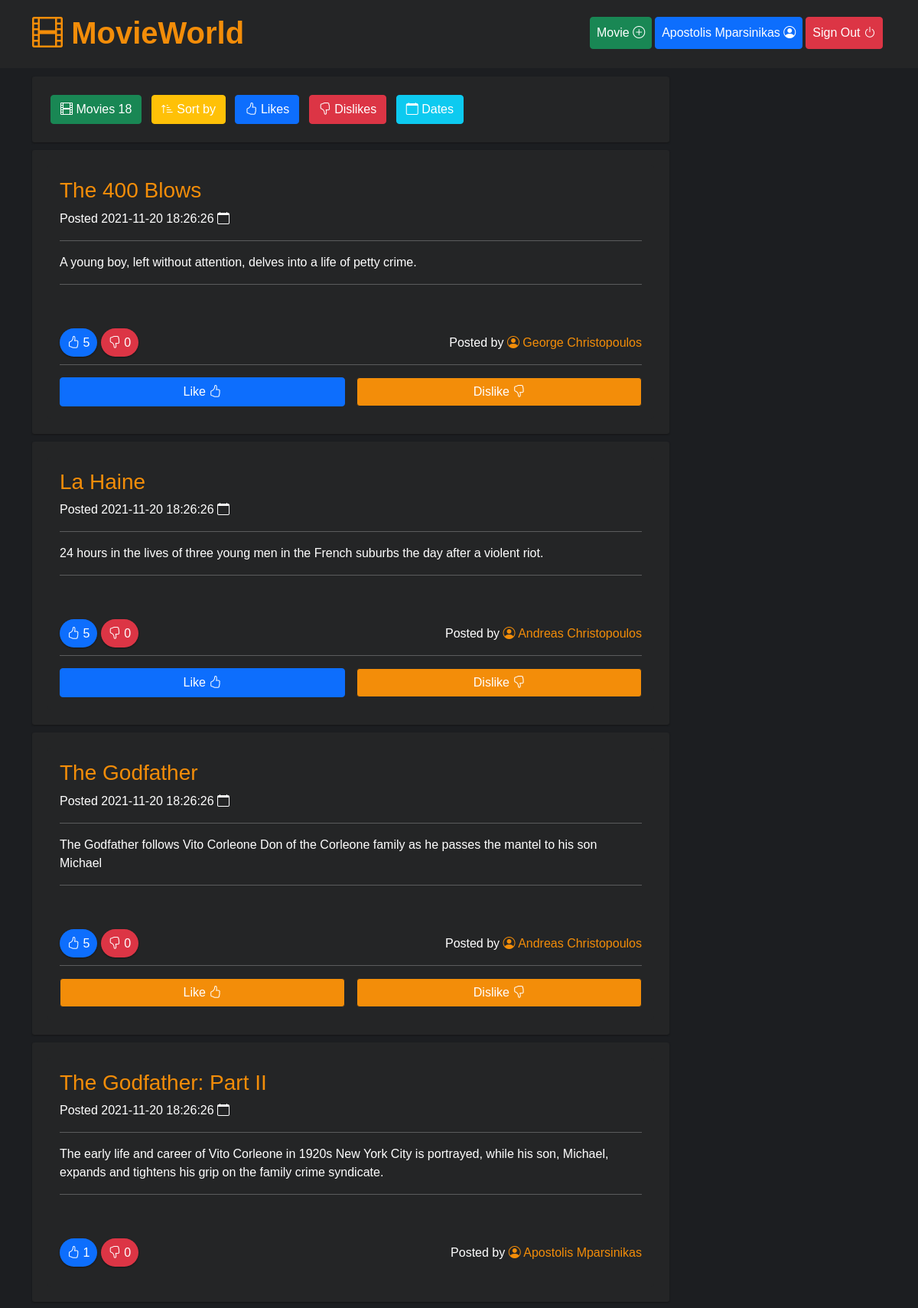
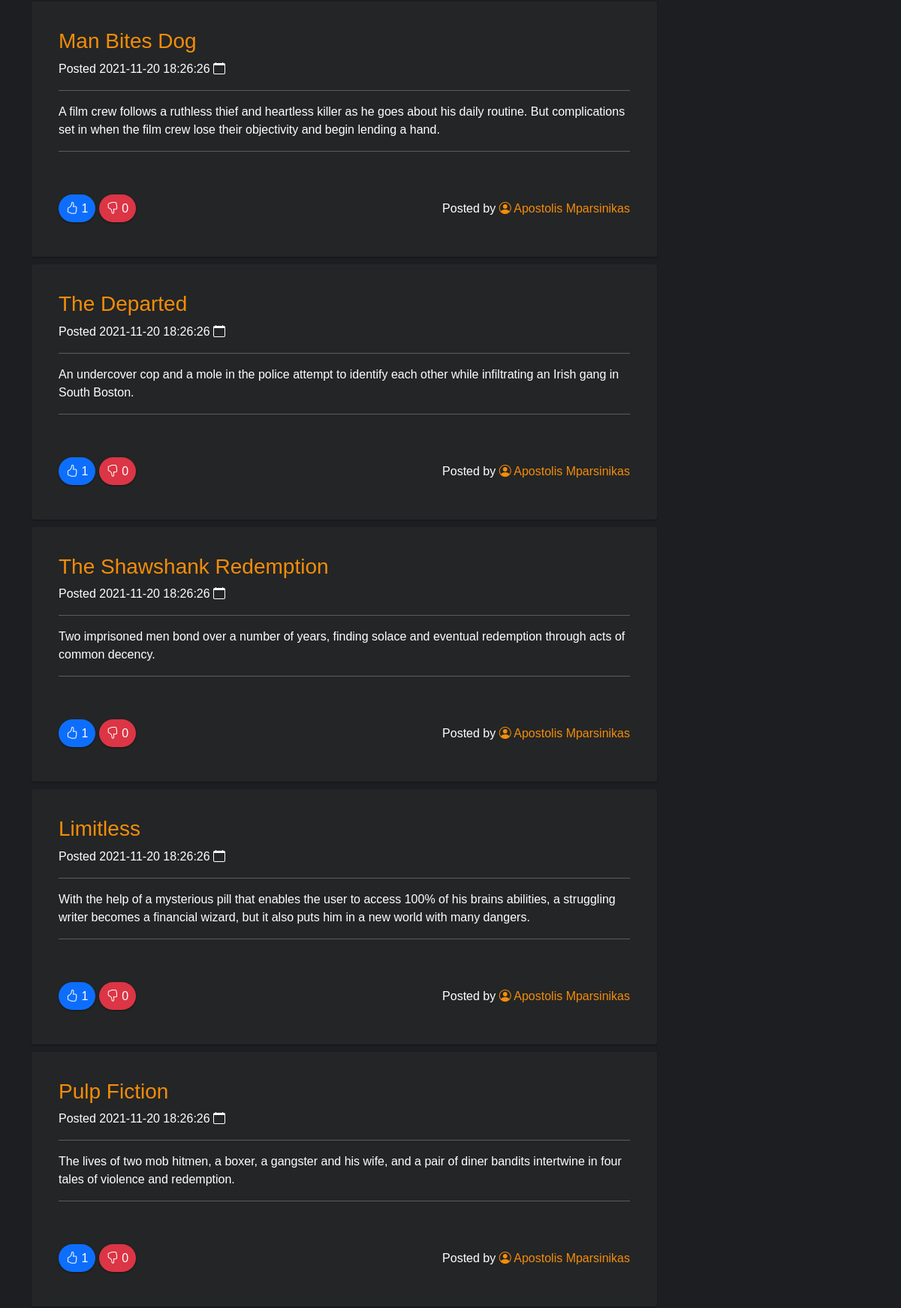
Screenshot of /app/public/index.php?sort=likes (signed in, upper part) with the database file from the repository (2 pictures, top to bottom).
### tables this page shows
CREATE TABLE `ratings` (
	`id` INT NOT NULL AUTO_INCREMENT,
	`rating` INT NOT NULL,
	`user_id` INT NOT NULL,
	`movie_id` INT NOT NULL,
	`created` DATETIME DEFAULT CURRENT_TIMESTAMP,
	`updated` DATETIME DEFAULT CURRENT_TIMESTAMP,
    FOREIGN KEY (user_id) REFERENCES users (id) ON DELETE CASCADE ON UPDATE CASCADE,
    FOREIGN KEY (movie_id) REFERENCES movies (id) ON DELETE CASCADE ON UPDATE CASCADE,
	PRIMARY KEY (`id`)
);

CREATE TABLE `movies` (
	`id` INT NOT NULL AUTO_INCREMENT,
	`title` VARCHAR(240) NOT NULL,
	`description` VARCHAR(240) NOT NULL,
    `user_id` INT NOT NULL,
	`created` DATETIME DEFAULT CURRENT_TIMESTAMP,
	`updated` DATETIME DEFAULT CURRENT_TIMESTAMP,
    FOREIGN KEY (user_id) REFERENCES users (id) ON DELETE CASCADE ON UPDATE CASCADE,
	PRIMARY KEY (`id`)
);

### app/public/index.php (the view, shortened to what this page needs)
<?php
require_once "config.php";
if ($_SESSION && $_SESSION["loggedin"] === true) {
  $userId = $_SESSION['id'];
}
$sort = $_GET["sort"] ?? null;
if ($sort === "likes") {
  $sql_movies = "SELECT * FROM movies INNER JOIN ratings ON movies.id = ratings.movie_id WHERE ratings.rating != 0 GROUP BY movies.id ORDER BY ratings.movie_id ASC";
} elseif ($sort === "dislikes") {
  $sql_movies = "SELECT * FROM movies INNER JOIN ratings ON movies.id = ratings.movie_id WHERE ratings.rating != 0 GROUP BY movies.id ORDER BY ratings.movie_id DESC";
} else {
  $sql_movies = 'SELECT * FROM movies ORDER BY updated DESC';
}
$sql_users = 'SELECT id, fullname, username FROM users';
$sql_total_movies = 'SELECT COUNT(*) FROM movies';
$total_movies = $pdo->query($sql_total_movies)->fetchColumn();
$usernames = array();
foreach ($pdo->query($sql_users) as $row) {
  $usernames[$row['id']] = $row['fullname'];
}
include 'header.php';
?>
<main>
  <div class="container">
    <div class="row g-3">
      <div class="col-lg-9 col-12">
        <div class="movies-info">
          <button class="btn btn-success m-1" onclick="(e)=>e.preventDefault();"><i class="bi bi-film"></i> Movies <?php print $total_movies ?></button>
          <button class="btn btn-warning m-1 text-white" onclick="(e)=>e.preventDefault();"><i class="bi bi-sort-up-alt"></i> Sort by</button>
          <a class="btn btn-primary m-1" href="index.php?sort=likes"><i class="bi bi-hand-thumbs-up"></i> Likes</a>
          <a class="btn btn-danger m-1" href="index.php?sort=dislikes"><i class="bi bi-hand-thumbs-down"></i> Dislikes</a>
          <a class="btn btn-info text-white m-1" href="/"><i class="bi bi-calendar"></i> Dates</a>
        </div>
        <?php
        foreach ($pdo->query($sql_movies) as $row) {
          if ($sort === "likes" || $sort === "dislikes") {
            $sql_likes = 'SELECT COUNT(*) FROM ratings WHERE movie_id=' . $row['movie_id'] . ' AND rating = 1';
            $sql_dislikes = 'SELECT COUNT(*) FROM ratings WHERE movie_id=' . $row['movie_id'] . ' AND rating = -1';
          } else {
            $sql_likes = 'SELECT COUNT(*) FROM ratings WHERE movie_id=' . $row['id'] . ' AND rating = 1';
            $sql_dislikes = 'SELECT COUNT(*) FROM ratings WHERE movie_id=' . $row['id'] . ' AND rating = -1';
          }
          try {
            $likes = $pdo->query($sql_likes)->fetchColumn();
          } catch (PDOException $e) {
            $likes = 0;
          }
          try {
            $dislikes = $pdo->query($sql_dislikes)->fetchColumn();
          } catch (PDOException $e) {
            $dislikes = 0;
          }
          print '<div class="movie-texture">';
          print '<div class="card bg-very-dark">';
          print '<div class="card-body">';
          print '<h3 class="card-title">' . $row['title'] . '</h3>';
          print '<p>Posted ' . $row['updated'] . ' <i class="bi bi-calendar"></i></p>';
          print '<hr />';
          print '<p class="card-text">' . $row['description'] . '</p>';
          print '<hr />';
          print '<p>';
          print '<br /><br />';
          print '<span class="like"><i class="bi bi-hand-thumbs-up"></i> ' . $likes . '</span> ';
          print '<span class="dislike"><i class="bi bi-hand-thumbs-down"></i> ' . $dislikes . '</span>';
          print '<span style="float:right">';
          print 'Posted by <a class="postedby" href="#"><i class="bi bi-person-circle"></i> ' . $usernames[$row['user_id']] . '</a>';
          print '</span>';
          print '</p>';
          if ($_SESSION && $_SESSION["loggedin"] === true && $row['user_id'] != $userId) {
            $sql_rating = "SELECT rating FROM ratings WHERE user_id=" . $_SESSION['id'] . " AND movie_id=" . $row['id'];
            $rating_value = 0;
            try {
              foreach ($pdo->query($sql_rating) as $r) {
                $rating_value = $r["rating"];
              }
            } catch (PDOException $e) {
            }
            print '<p>';
            print '<hr />';
            if ($rating_value === '1') {
              print '<span style="width:49%;float:left;"><a href="/rating.php?movieId=' . $row['id'] . '&userId=' . $userId . '&rating=1" style="width:100%;float:left;" class="btn btn-primary white-border">Like <i class="bi bi-hand-thumbs-up"></i></a></span>';
              print '<span style="width:49%;float:right;"><a href="/rating.php?movieId=' . $row['id'] . '&userId=' . $userId . '&rating=-1" style="width:100%;float:right;" class="btn btn-dark">Dislike <i class="bi bi-hand-thumbs-down"></i></a></span>';
            } else {
              print '<span style="width:49%;float:left;"><a href="/rating.php?movieId=' . $row['id'] . '&userId=' . $userId . '&rating=1" style="width:100%;float:left;" class="btn btn-dark">Like <i class="bi bi-hand-thumbs-up"></i></a></span>';
              print '<span style="width:49%;float:right;"><a href="/rating.php?movieId=' . $row['id'] . '&userId=' . $userId . '&rating=-1" style="width:100%;float:right;" class="btn btn-dark">Dislike <i class="bi bi-hand-thumbs-down"></i></a></span>';
            }
            print '</p>';
          }
          print '</div>';
          print '</div>';
          print '</div>';
        }
        ?>
      </div>
    </div>
  </div>
</main>
<?php include 'footer.php'; ?>

### app/public/assets/css/app.css (style rules this page uses)
* { margin: 0; padding: 0; box-sizing: inherit; }
html { box-sizing: border-box; }
body { background-color: #1c1e21; font-family: 'Robot', sans-serif; color: #fff; }
.bg-very-dark { background-color: #242526; }
.like { padding: 10px; background: #0d6efd; border-radius: 20px; box-shadow: 0 1px 2px #151516; }
.dislike { padding: 10px; background: #dc3545; border-radius: 20px; box-shadow: 0 1px 2px #151516; }
.movies-info { margin: 0px 0; width: 100%; background: #242526; padding: 20px; border-radius: 3px; box-shadow: 0 1px 2px #151516; font-weight: bold; }
.movie-texture { margin: 10px 0; width: 100%; height: auto; background: #242526; padding: 20px; border-radius: 3px; box-shadow: 0 1px 2px #151516; }
.postedby:link, .postedby:visited { color: #f38d09; text-decoration: none; padding-bottom: 4px; border-bottom: 3px solid #242526; transition: border 0.5s ease-in-out; }
.card { border: none; }
.card-title { color: #f38d09; }
.btn-dark { background-color: #f38d09 !important; }

### rows the page displays
ratings: movie.title "The 400 Blows", updated "2021-11-20 18:26:26", movie.description "A young boy, left without attention, delves into a life of petty crime.", likes "5", dislikes "0", user "George Christopoulos", $row['id'] 1 (drawn)
ratings: movie.title "La Haine", updated "2021-11-20 18:26:26", movie.description "24 hours in the lives of three young men in the French suburbs the day after a violent riot.", likes "5", dislikes "0", user "Andreas Christopoulos"
ratings: movie.title "The Godfather", updated "2021-11-20 18:26:26", movie.description "The Godfather follows Vito Corleone Don of the Corleone family as he passes the mantel to his son Michael", likes "5", dislikes "0", user "Andreas Christopoulos"
ratings: movie.title "The Godfather: Part II", updated "2021-11-20 18:26:26", movie.description "The early life and career of Vito Corleone in 1920s New York City is portrayed, while his son, Michael, expands and tightens his grip on the family crime syndicate.", likes "1", dislikes "0", user "Apostolis Mparsinikas"
ratings: movie.title "Man Bites Dog", updated "2021-11-20 18:26:26", movie.description "A film crew follows a ruthless thief and heartless killer as he goes about his daily routine. But complications set in when the film crew lose their objectivity and begin lending a hand.", likes "1", dislikes "0", user "Apostolis Mparsinikas"
ratings: movie.title "The Departed", updated "2021-11-20 18:26:26", movie.description "An undercover cop and a mole in the police attempt to identify each other while infiltrating an Irish gang in South Boston.", likes "1", dislikes "0", user "Apostolis Mparsinikas"
ratings: movie.title "The Shawshank Redemption", updated "2021-11-20 18:26:26", movie.description "Two imprisoned men bond over a number of years, finding solace and eventual redemption through acts of common decency.", likes "1", dislikes "0", user "Apostolis Mparsinikas"
ratings: movie.title "Limitless", updated "2021-11-20 18:26:26", movie.description "With the help of a mysterious pill that enables the user to access 100% of his brains abilities, a struggling writer becomes a financial wizard, but it also puts him in a new world with many dangers.", likes "1", dislikes "0", user "Apostolis Mparsinikas"
ratings: movie.title "Pulp Fiction", updated "2021-11-20 18:26:26", movie.description "The lives of two mob hitmen, a boxer, a gangster and his wife, and a pair of diner bandits intertwine in four tales of violence and redemption.", likes "1", dislikes "0", user "Apostolis Mparsinikas"

### other values shown
$_SESSION['fullname'] "Apostolis Mparsinikas"
$total_movies "18"
